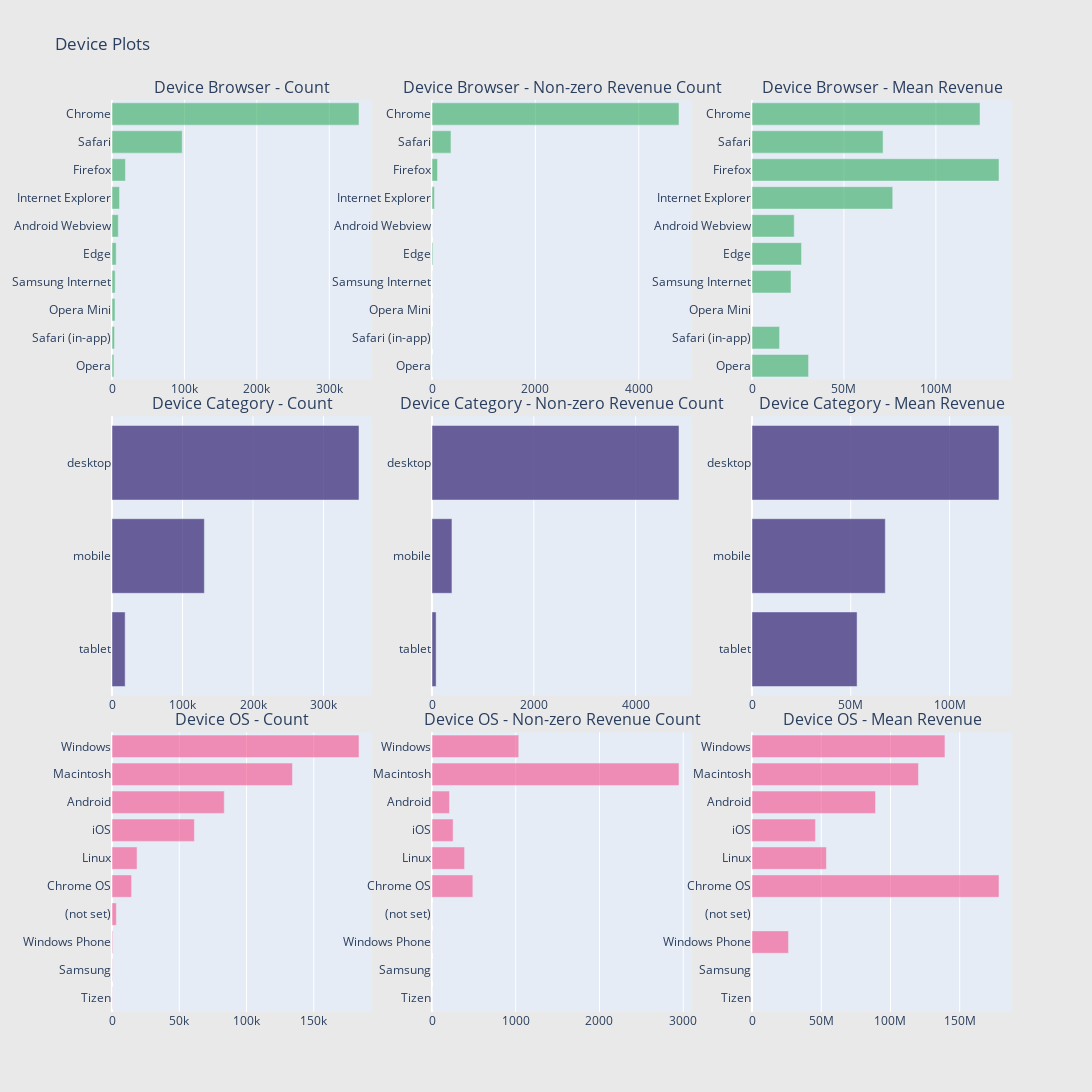

The notebook cell saved with this chart:
### Markdown cell above
They are quite a few. Since the values are constant, we can just drop them from our feature list and save some memory and time in our modeling process. 

**Note**

All worthless columns are part of one of four unpacked JSON columns from the start, except for one column.\
That is column socialEngagementType, which will be excluded from any further analysis.\
In fact, we will skip this entire column while loading the data due to memory savings.

**Device Information:**

### Code cell
def horizontal_bar_chart(cnt_srs, color):
    trace = go.Bar(
        y=cnt_srs.index[::-1],
        x=cnt_srs.values[::-1],
        showlegend=False,
        orientation = 'h',
        marker=dict(
            color=color,
        ),
    )
    return trace

# Device Browser
cnt_srs = train_df.groupby('device.browser')['totals.transactionRevenue'].agg(['size', 'count', 'mean'])
cnt_srs.columns = ["count", "count of non-zero revenue", "mean"]
cnt_srs = cnt_srs.sort_values(by="count", ascending=False)
trace1 = horizontal_bar_chart(cnt_srs["count"].head(10), 'rgba(50, 171, 96, 0.6)')
trace2 = horizontal_bar_chart(cnt_srs["count of non-zero revenue"].head(10), 'rgba(50, 171, 96, 0.6)')
trace3 = horizontal_bar_chart(cnt_srs["mean"].head(10), 'rgba(50, 171, 96, 0.6)')

# Device Category
cnt_srs = train_df.groupby('device.deviceCategory')['totals.transactionRevenue'].agg(['size', 'count', 'mean'])
cnt_srs.columns = ["count", "count of non-zero revenue", "mean"]
cnt_srs = cnt_srs.sort_values(by="count", ascending=False)
trace4 = horizontal_bar_chart(cnt_srs["count"].head(10), 'rgba(71, 58, 131, 0.8)')
trace5 = horizontal_bar_chart(cnt_srs["count of non-zero revenue"].head(10), 'rgba(71, 58, 131, 0.8)')
trace6 = horizontal_bar_chart(cnt_srs["mean"].head(10), 'rgba(71, 58, 131, 0.8)')

# Operating system
cnt_srs = train_df.groupby('device.operatingSystem')['totals.transactionRevenue'].agg(['size', 'count', 'mean'])
cnt_srs.columns = ["count", "count of non-zero revenue", "mean"]
cnt_srs = cnt_srs.sort_values(by="count", ascending=False)
trace7 = horizontal_bar_chart(cnt_srs["count"].head(10), 'rgba(246, 78, 139, 0.6)')
trace8 = horizontal_bar_chart(cnt_srs["count of non-zero revenue"].head(10),'rgba(246, 78, 139, 0.6)')
trace9 = horizontal_bar_chart(cnt_srs["mean"].head(10),'rgba(246, 78, 139, 0.6)')

# Creating two subplots
fig = tools.make_subplots(rows=3, cols=3, vertical_spacing=0.04, 
                          subplot_titles=["Device Browser - Count", "Device Browser - Non-zero Revenue Count", "Device Browser - Mean Revenue",
                                          "Device Category - Count",  "Device Category - Non-zero Revenue Count", "Device Category - Mean Revenue", 
                                          "Device OS - Count", "Device OS - Non-zero Revenue Count", "Device OS - Mean Revenue"])

fig.append_trace(trace1, 1, 1)
fig.append_trace(trace2, 1, 2)
fig.append_trace(trace3, 1, 3)
fig.append_trace(trace4, 2, 1)
fig.append_trace(trace5, 2, 2)
fig.append_trace(trace6, 2, 3)
fig.append_trace(trace7, 3, 1)
fig.append_trace(trace8, 3, 2)
fig.append_trace(trace9, 3, 3)

fig['layout'].update(height=1200, width=1200, paper_bgcolor='rgb(233,233,233)', title="Device Plots")
py.iplot(fig, filename='device-plots')

### Figure 1 — Plotly figure (JSON) as saved in the notebook; plotly's stock layout.template omitted (floating-point values rounded to 4 significant figures)
{"data": [{"marker": {"color": "rgba(50, 171, 96, 0.6)"}, "orientation": "h", "showlegend": false, "type": "bar", "x": [2667, 3443, 4113, 4337, 5735, 8639, 10391, 18553, 96941, 341079], "xaxis": "x", "y": ["Opera", "Safari (in-app)", "Opera Mini", "Samsung Internet", "Edge", "Android Webview", "Internet Explorer", "Firefox", "Safari", "Chrome"], "yaxis": "y"}, {"marker": {"color": "rgba(50, 171, 96, 0.6)"}, "orientation": "h", "showlegend": false, "type": "bar", "x": [3, 3, 0, 2, 17, 1, 47, 107, 367, 4778], "xaxis": "x2", "y": ["Opera", "Safari (in-app)", "Opera Mini", "Samsung Internet", "Edge", "Android Webview", "Internet Explorer", "Firefox", "Safari", "Chrome"], "yaxis": "y2"}, {"marker": {"color": "rgba(50, 171, 96, 0.6)"}, "orientation": "h", "showlegend": false, "type": "bar", "x": [30750000, 14980000.0, null, 21215000, 26940000.0, 22970000, 76540000.0, 134300000.0, 71280000.0, 124000000.0], "xaxis": "x3", "y": ["Opera", "Safari (in-app)", "Opera Mini", "Samsung Internet", "Edge", "Android Webview", "Internet Explorer", "Firefox", "Safari", "Chrome"], "yaxis": "y3"}, {"marker": {"color": "rgba(71, 58, 131, 0.8)"}, "orientation": "h", "showlegend": false, "type": "bar", "x": [18654, 130987, 350359], "xaxis": "x4", "y": ["tablet", "mobile", "desktop"], "yaxis": "y4"}, {"marker": {"color": "rgba(71, 58, 131, 0.8)"}, "orientation": "h", "showlegend": false, "type": "bar", "x": [81, 392, 4852], "xaxis": "x5", "y": ["tablet", "mobile", "desktop"], "yaxis": "y5"}, {"marker": {"color": "rgba(71, 58, 131, 0.8)"}, "orientation": "h", "showlegend": false, "type": "bar", "x": [53190000.0, 67460000.0, 125000000.0], "xaxis": "x6", "y": ["tablet", "mobile", "desktop"], "yaxis": "y6"}, {"marker": {"color": "rgba(246, 78, 139, 0.6)"}, "orientation": "h", "showlegend": false, "type": "bar", "x": [174, 242, 515, 3207, 14543, 18613, 61244, 83434, 134154, 183603], "xaxis": "x7", "y": ["Tizen", "Samsung", "Windows Phone", "(not set)", "Chrome OS", "Linux", "iOS", "Android", "Macintosh", "Windows"], "yaxis": "y7"}, {"marker": {"color": "rgba(246, 78, 139, 0.6)"}, "orientation": "h", "showlegend": false, "type": "bar", "x": [0, 0, 1, 0, 488, 389, 252, 209, 2950, 1036], "xaxis": "x8", "y": ["Tizen", "Samsung", "Windows Phone", "(not set)", "Chrome OS", "Linux", "iOS", "Android", "Macintosh", "Windows"], "yaxis": "y8"}, {"marker": {"color": "rgba(246, 78, 139, 0.6)"}, "orientation": "h", "showlegend": false, "type": "bar", "x": [null, null, 26400000, null, 178400000.0, 53760000.0, 45827500, 89190000.0, 120300000.0, 139400000.0], "xaxis": "x9", "y": ["Tizen", "Samsung", "Windows Phone", "(not set)", "Chrome OS", "Linux", "iOS", "Android", "Macintosh", "Windows"], "yaxis": "y9"}], "layout": {"annotations": [{"font": {"size": 16}, "showarrow": false, "text": "Device Browser - Count", "x": 0.1444, "xanchor": "center", "xref": "paper", "y": 1, "yanchor": "bottom", "yref": "paper"}, {"font": {"size": 16}, "showarrow": false, "text": "Device Browser - Non-zero Revenue Count", "x": 0.5, "xanchor": "center", "xref": "paper", "y": 1, "yanchor": "bottom", "yref": "paper"}, {"font": {"size": 16}, "showarrow": false, "text": "Device Browser - Mean Revenue", "x": 0.8556, "xanchor": "center", "xref": "paper", "y": 1, "yanchor": "bottom", "yref": "paper"}, {"font": {"size": 16}, "showarrow": false, "text": "Device Category - Count", "x": 0.1444, "xanchor": "center", "xref": "paper", "y": 0.6533, "yanchor": "bottom", "yref": "paper"}, {"font": {"size": 16}, "showarrow": false, "text": "Device Category - Non-zero Revenue Count", "x": 0.5, "xanchor": "center", "xref": "paper", "y": 0.6533, "yanchor": "bottom", "yref": "paper"}, {"font": {"size": 16}, "showarrow": false, "text": "Device Category - Mean Revenue", "x": 0.8556, "xanchor": "center", "xref": "paper", "y": 0.6533, "yanchor": "bottom", "yref": "paper"}, {"font": {"size": 16}, "showarrow": false, "text": "Device OS - Count", "x": 0.1444, "xanchor": "center", "xref": "paper", "y": 0.3067, "yanchor": "bottom", "yref": "paper"}, {"font": {"size": 16}, "showarrow": false, "text": "Device OS - Non-zero Revenue Count", "x": 0.5, "xanchor": "center", "xref": "paper", "y": 0.3067, "yanchor": "bottom", "yref": "paper"}, {"font": {"size": 16}, "showarrow": false, "text": "Device OS - Mean Revenue", "x": 0.8556, "xanchor": "center", "xref": "paper", "y": 0.3067, "yanchor": "bottom", "yref": "paper"}], "height": 1200, "paper_bgcolor": "rgb(233,233,233)", "title": {"text": "Device Plots"}, "width": 1200, "xaxis": {"anchor": "y", "domain": [0, 0.2889]}, "xaxis2": {"anchor": "y2", "domain": [0.3556, 0.6444]}, "xaxis3": {"anchor": "y3", "domain": [0.7111, 1]}, "xaxis4": {"anchor": "y4", "domain": [0, 0.2889]}, "xaxis5": {"anchor": "y5", "domain": [0.3556, 0.6444]}, "xaxis6": {"anchor": "y6", "domain": [0.7111, 1]}, "xaxis7": {"anchor": "y7", "domain": [0, 0.2889]}, "xaxis8": {"anchor": "y8", "domain": [0.3556, 0.6444]}, "xaxis9": {"anchor": "y9", "domain": [0.7111, 1]}, "yaxis": {"anchor": "x", "domain": [0.6933, 1]}, "yaxis2": {"anchor": "x2", "domain": [0.6933, 1]}, "yaxis3": {"anchor": "x3", "domain": [0.6933, 1]}, "yaxis4": {"anchor": "x4", "domain": [0.3467, 0.6533]}, "yaxis5": {"anchor": "x5", "domain": [0.3467, 0.6533]}, "yaxis6": {"anchor": "x6", "domain": [0.3467, 0.6533]}, "yaxis7": {"anchor": "x7", "domain": [0, 0.3067]}, "yaxis8": {"anchor": "x8", "domain": [0, 0.3067]}, "yaxis9": {"anchor": "x9", "domain": [0, 0.3067]}}}
